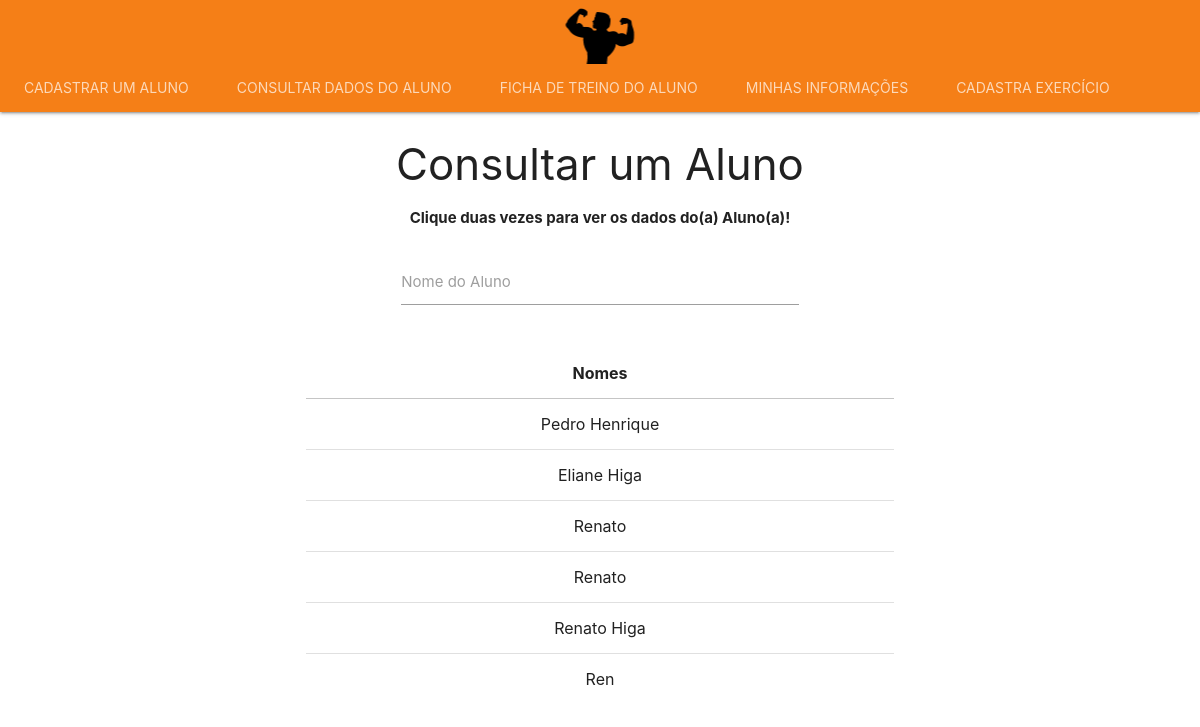
Page /teacher/dataStudent.php (signed in) on the committed database.
### tables this page shows
CREATE TABLE `user` (
  `code_user` int(11) NOT NULL,
  `name_user` varchar(100) NOT NULL,
  `email_user` varchar(100) DEFAULT NULL,
  `password_user` varchar(50) NOT NULL,
  `age_user` int(2) NOT NULL,
  `descriptionHealth_user` text,
  `goal_user` varchar(20) NOT NULL,
  `city_user` varchar(50) NOT NULL,
  `neighborhood_user` varchar(50) NOT NULL,
  `state_user` varchar(50) NOT NULL,
  `phone_user` varchar(13) NOT NULL,
  `rg_user` varchar(13) NOT NULL,
  `cpf_user` varchar(15) NOT NULL,
  `level_user` varchar(15) NOT NULL
);

### teacher/dataStudent.php (the view, shortened to what this page needs)
<html>
	<head>
		<?php include('../php/includes/important_first_include.php');?>
	</head>
	<body>
		<?php include('navbar.php');?>
		<div class="container">
			<h3 class="center">Consultar um Aluno</h3>
			<p class="center"><b>Clique duas vezes para ver os dados do(a) Aluno(a)!</b></p>
			<div class="row">
				<div class="input-field col s6 offset-s3">
					<input type="text" class="input" id="txt_nome">
					<label for="txt_nome">Nome do Aluno</label>
				</div>
			</div>
			<div class="container">
				<table id="table_students">
					<thead>
						<tr>
							<th class="center">Nomes</th>
						</tr>
					</thead>
					<tbody>
						<?php
						include('../php/includes/connection.php');
						$sql = "SELECT * FROM user";
						$result = $connection->query($sql);
						while($line = $result->fetch_object())
						{
							$nameUTF = utf8_encode($line->name_user);
							echo "
						<tr class=\"row_name\" value=\"$line->code_user\">
							<td class=\"center algo\">$nameUTF</td>
						</tr>
						";
						}
						?>
					</tbody>
				</table>
			</div>
		</div>
	</body>
</html>

### teacher/dataStudent.php (style rules this page uses)
tbody { display: block; height:300px; overflow:auto; }
td { width: 0.001%; }
.row_name { cursor: pointer; }

### rows in the picture
user: $line->code_user 1 (drawn), name_user "Pedro Henrique"
user: $line->code_user 2 (drawn), name_user "Eliane Higa"
user: $line->code_user 3 (drawn), name_user "Renato"
user: $line->code_user 5 (drawn), name_user "Renato"
user: $line->code_user 6 (drawn), name_user "Renato Higa"
user: $line->code_user 7 (drawn), name_user "Ren"
